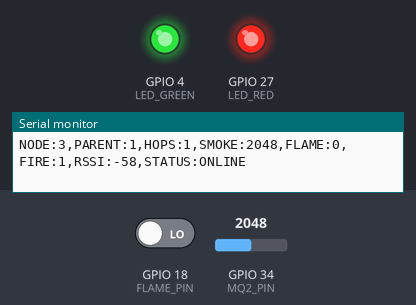
Recording of a sketch running on a simulated ESP32. On the bench: output pins drawn as LEDs (lit = HIGH), the last lines printed to the serial monitor. The inputs (shaded band) are chosen by the test bench; at power-on: GPIO 34 (MQ2_PIN) = 2048, GPIO 18 (FLAME_PIN) LOW. WiFi joins after 1.5 s; servers stay silent unless stated.

Above: at 4.2 s.
4.3 s: GPIO 34 (MQ2_PIN) set to 1969
At 6.7 s:
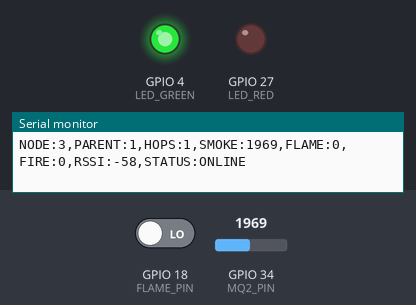
7.5 s: GPIO 34 (MQ2_PIN) set to 2040
At 8.3 s:
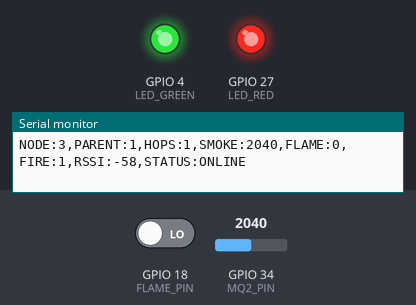
Timing chart, 0 to 10.5 s (numbered marks = the images above; inputs shaded):
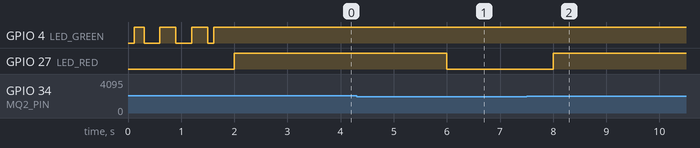

The sketch:

node3_leaf.ino
```cpp
#include <WiFi.h>
#include <WiFiUdp.h>

// ============================================================================
// EPICS RESILIENT SENSOR SWARM - NODE 3 (AUTONOMOUS FAILOVER & HEALING)
// Self-Healing WiFi Mesh: Automatic Parent Failover & Dynamic Re-routing
// ============================================================================

#define NODE_ID 3
#define MQ2_PIN 34
#define FLAME_PIN 18
#define LED_GREEN 4
#define LED_RED 27

// Primary Route: Direct to Root Gateway (Node 1)
const char* primarySSID = "EPICS_MESH_ROOT";
const char* primaryPassword = "epics12345";
const char* primaryIP = "192.168.4.1";

// Failover Route: Relayed via Node 2
const char* failoverSSID = "EPICS_RELAY_2";
const char* failoverPassword = "epics12345";
const char* failoverIP = "192.168.5.1";

const unsigned int targetPort = 5000;

// Dynamic Route State
enum RouteTarget { ROUTE_PRIMARY_NODE1, ROUTE_FAILOVER_NODE2 };
RouteTarget currentRoute = ROUTE_PRIMARY_NODE1;
int currentParent = 1;
int currentHops = 1;
const char* currentTargetIP = primaryIP;

WiFiUDP udp;

unsigned long lastTelemetry = 0;
unsigned long lastLinkCheck = 0;
unsigned long routeFailTime = 0;
int connectionFailures = 0;

const unsigned long TELEMETRY_INTERVAL = 2000;
const int MAX_FAILURES_BEFORE_FAILOVER = 3;
const unsigned long FAILBACK_PROBE_INTERVAL = 30000; // Check if primary is back every 30s

void connectToRoute(RouteTarget target) {
  currentRoute = target;
  WiFi.disconnect();
  delay(100);

  if (target == ROUTE_PRIMARY_NODE1) {
    currentParent = 1;
    currentHops = 1;
    currentTargetIP = primaryIP;
    Serial.println("\n[ROUTE ENGINE] Connecting to PRIMARY: Node 1 (EPICS_MESH_ROOT)...");
    WiFi.begin(primarySSID, primaryPassword);
  } else {
    currentParent = 2;
    currentHops = 2;
    currentTargetIP = failoverIP;
    Serial.println("\n[SELF-HEALING FAILOVER] Switching to RELAY: Node 2 (EPICS_RELAY_2)...");
    WiFi.begin(failoverSSID, failoverPassword);
  }
}

void setup() {
  Serial.begin(115200);
  pinMode(MQ2_PIN, INPUT);
  pinMode(FLAME_PIN, INPUT);
  pinMode(LED_GREEN, OUTPUT);
  pinMode(LED_RED, OUTPUT);
  digitalWrite(LED_GREEN, LOW);
  digitalWrite(LED_RED, LOW);

  WiFi.mode(WIFI_STA);

  Serial.println("==================================================");
  Serial.println("  EPICS SELF-HEALING SWARM: NODE 3 (LEAF NODE)");
  Serial.println("  Autonomous Failover: Node 1 (Direct) <-> Node 2 (Relay)");
  Serial.println("==================================================");

  connectToRoute(ROUTE_PRIMARY_NODE1);
}

void loop() {
  unsigned long now = millis();

  // 1. Connection Health & Failover State Machine
  if (WiFi.status() != WL_CONNECTED) {
    digitalWrite(LED_GREEN, (now / 300) % 2 == 0 ? HIGH : LOW); // Rapid blink on disconnect

    if (now - lastLinkCheck >= 2000) {
      lastLinkCheck = now;
      connectionFailures++;
      Serial.print("[LINK CHECK] Connection attempt ");
      Serial.print(connectionFailures);
      Serial.print("/");
      Serial.println(MAX_FAILURES_BEFORE_FAILOVER);

      if (connectionFailures >= MAX_FAILURES_BEFORE_FAILOVER) {
        connectionFailures = 0;
        // Trigger Self-Healing: Toggle route
        if (currentRoute == ROUTE_PRIMARY_NODE1) {
          Serial.println("[ALERT] Primary Node 1 unreachable! Triggering Self-Healing failover to Node 2...");
          connectToRoute(ROUTE_FAILOVER_NODE2);
        } else {
          Serial.println("[ALERT] Relay Node 2 unreachable! Retrying Primary Node 1...");
          connectToRoute(ROUTE_PRIMARY_NODE1);
        }
      }
    }
  } else {
    connectionFailures = 0;
    digitalWrite(LED_GREEN, HIGH);

    // If currently on failover route, periodically probe if primary Root AP is back online
    if (currentRoute == ROUTE_FAILOVER_NODE2 && (now - routeFailTime >= FAILBACK_PROBE_INTERVAL)) {
      routeFailTime = now;
      Serial.println("[ROUTE HEALING] Probing if Primary Node 1 is back online...");
      connectToRoute(ROUTE_PRIMARY_NODE1);
    }
  }

  // 2. Sensor Sampling and Telemetry Transmission
  if (now - lastTelemetry >= TELEMETRY_INTERVAL) {
    lastTelemetry = now;

    int smoke = analogRead(MQ2_PIN);
    int flame = digitalRead(FLAME_PIN);
    bool fire = (smoke > 2000) || (flame == HIGH);
    digitalWrite(LED_RED, fire ? HIGH : LOW);

    bool isOnline = (WiFi.status() == WL_CONNECTED);
    int rssi = isOnline ? WiFi.RSSI() : 0;

    String telemetry = "NODE:" + String(NODE_ID)
                     + ",PARENT:" + String(currentParent)
                     + ",HOPS:" + String(currentHops)
                     + ",SMOKE:" + String(smoke)
                     + ",FLAME:" + String(flame == HIGH ? 1 : 0)
                     + ",FIRE:" + String(fire ? 1 : 0)
                     + ",RSSI:" + String(rssi)
                     + ",STATUS:" + (isOnline ? "ONLINE" : "OFFLINE");

    if (isOnline) {
      udp.beginPacket(currentTargetIP, targetPort);
      udp.print(telemetry);
      udp.endPacket();
    }

    Serial.println(telemetry);
  }
}
```

Measured:
- the behaviour switches between 2001 and 2000 on GPIO 34 (MQ2_PIN) (found by bisection; images 0 and 1)
- after the input at 4.3 s, GPIO 27 (LED_RED): HIGH → LOW after 1.7 s
- after the input at 7.5 s, GPIO 27 (LED_RED): LOW → HIGH after 0.50 s
- by itself, GPIO 4 (LED_GREEN): repeats every 0.60 s: LOW 0.30 s, HIGH 0.30 s
